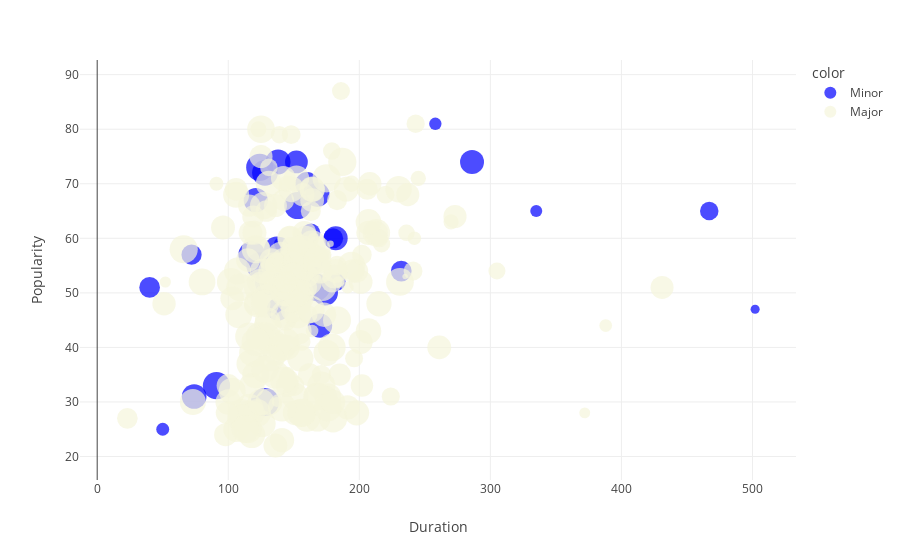

Notebook code cell kept with this figure:
### Code cell
# 6 Chart
# Bubble chart, not very comfortable for using, but interesting and beautiful
print("Popularity, Duration, Mode and Valence of the songs")
fig6 = px.scatter(
    dt,
    x="Duration",
    y="Popularity",
    size="Valence",
    color=dt["Mode"].replace({0: "Minor", 1: "Major"}),
    hover_name="Title",
    labels={"Duration": "Duration", "Popularity": "Popularity", "Valence": "Valence"},
    color_discrete_map={"Minor": "blue", "Major": "beige"}
)
fig6.show()
print('''The graph shows how the popularity of songs depends on their duration mod and valece. 
Size of the bubbles shows valence, colour shows mod (blue - minor,white - major).''')

### Figure 1 — Plotly figure (JSON) as saved in the notebook; plotly's stock layout.template omitted (floating-point values rounded to 4 significant figures; data arrays with more than 128 entries replaced by an {"elided": "..."} marker saying what was removed)
{"data": [{"hovertemplate": "<b>%{hovertext}</b><br><br>color=Minor<br>Duration=%{x}<br>Popularity=%{y}<br>Valence=%{marker.size}<extra></extra>", "hovertext": ["I Me Mine", "The End", "Come Together", "Dig a Pony", "Polythene Pam", "I Want You (She's So Heavy)", "Octopus's Garden", "Maggie Mae", "Glass Onion", "Revolution 9", "Savoy Truffle", "Happiness Is a Warm Gun", "While My Guitar Gently Weeps", "Cry Baby Cry", "Lovely Rita", "A Day in the Life", "The Fool on the Hill", "Fixing a Hole", "I'm Only Sleeping", "Eleanor Rigby", "For No One", "Michelle", "Wait", "Girl", "Help!", "Day Tripper", "Shout", "Tell Me Why", "Things We Said Today", "When I Get Home", "And I Love Her", "I'm Happy Just to Dance with You", "Money (That's What I Want)", "Moonlight Bay", "Too Much Monkey Business", "A Taste of Honey", "All I've Got to Do", "All My Loving", "Baby It's You", "Cayenne"], "legendgroup": "Minor", "marker": {"color": "blue", "size": [0.525, 0.222, 0.187, 0.527, 0.499, 0.42, 0.73, 0.524, 0.789, 0.101, 0.793, 0.44, 0.702, 0.362, 0.63, 0.175, 0.49, 0.619, 0.698, 0.813, 0.713, 0.666, 0.657, 0.893, 0.763, 0.729, 0.909, 0.797, 0.516, 0.64, 0.636, 0.887, 0.923, 0.205, 0.965, 0.412, 0.879, 0.9, 0.879, 0.74], "sizemode": "area", "sizeref": 0.002448, "symbol": "circle"}, "mode": "markers", "name": "Minor", "orientation": "v", "showlegend": true, "type": "scatter", "x": [145, 140, 258, 232, 72, 467, 168, 40, 137, 502, 174, 163, 286, 183, 162, 335, 180, 146, 182, 128, 121, 160, 136, 153, 138, 170, 91, 130, 158, 138, 152, 118, 167, 50, 128, 163, 124, 124, 162, 74], "xaxis": "x", "y": [57, 59, 81, 54, 57, 65, 68, 51, 58, 47, 50, 61, 74, 52, 56, 65, 60, 56, 60, 72, 67, 70, 55, 66, 74, 44, 33, 52, 56, 47, 74, 57, 51, 25, 30, 51, 55, 73, 56, 31], "yaxis": "y"}, {"hovertemplate": "<b>%{hovertext}</b><br><br>color=Major<br>Duration=%{x}<br>Popularity=%{y}<br>Valence=%{marker.size}<extra></extra>", "hovertext": {"elided": "235 str values"}, "legendgroup": "Major", "marker": {"color": "beige", "size": {"elided": "235 float values"}, "sizemode": "area", "sizeref": 0.002448, "symbol": "circle"}, "mode": "markers", "name": "Major", "orientation": "v", "showlegend": true, "type": "scatter", "x": {"elided": "235 int values"}, "xaxis": "x", "y": {"elided": "235 int values"}, "yaxis": "y"}], "layout": {"legend": {"itemsizing": "constant", "title": {"text": "color"}, "tracegroupgap": 0}, "margin": {"t": 60}, "xaxis": {"anchor": "y", "domain": [0, 1], "title": {"text": "Duration"}}, "yaxis": {"anchor": "x", "domain": [0, 1], "title": {"text": "Popularity"}}}}
